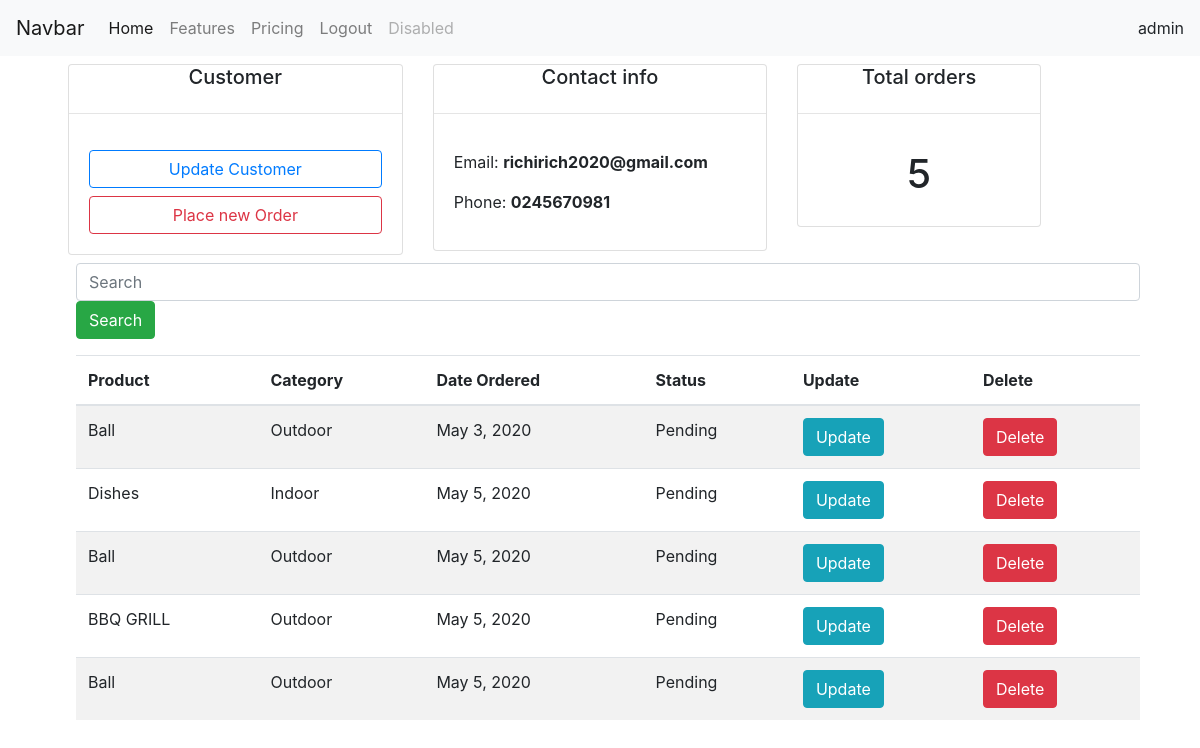
The app's page /customer/1/ (signed in) with its own data.
### crmapp/models.py (models this page shows, shortened)
class Customer(models.Model):
  name = models.CharField(max_length=200)
  phone = models.CharField(max_length=200)
  email = models.CharField(max_length=200)
  date_created= models.DateTimeField(auto_now_add=True)

class Order(models.Model):
  STATUS=(
    ('Pending','Pending'),
    ('Out for delivery','Out for delivery'),
    ('Delivered','Delivered'),
  )
  customer = models.ForeignKey(Customer,null=True, on_delete=models.SET_NULL)
  product = models.ForeignKey(Product,null=True,on_delete=models.SET_NULL)
  date_created = models.DateField(auto_now_add=True)
  status = models.CharField(max_length=200,null=True,choices=STATUS)

class Product(models.Model):
  Category=(
    ('Indoor','Indoor'),
    ('Outdoor','Outdoor'),
  )
  name = models.CharField(max_length=200)
  price = models.FloatField(null=True)
  category = models.CharField(max_length=200, null=True,choices=Category)
  description = models.CharField(max_length=200,null=True,blank=True)
  date_created = models.DateTimeField(auto_now_add=True,null=True)
  tags = models.ManyToManyField(Tag)
  def __str__(self):
    return self.name

### crmapp/views.py (the view)
# urls.py: path('customer/<str:pk>/',views.customer,name='customer'),
@login_required(login_url='login')
def customer(request,pk):
  customer = Customer.objects.get(id=pk)
  orders   = customer.order_set.all()
  total_orders = orders.count()
  context  = {'customer':customer,'orders':orders,'total_orders':total_orders}
  return render(request,'accounts/customer.html',context)

### crmapp/templates/accounts/customer.html (shortened to what this page needs)
{% extends '../accounts/base.html' %}
{%block content %}
<div class="row m-2">
  <div class="col-md-4">
    <div class="card">
      <h5 class="text-center">Customer</h5>
      <hr>
      <div class="card-body ">
        <button type="button" class="btn btn-outline-primary btn-block">Update Customer </button>
        <a href="{% url 'order' customer.id %}" type="button" class="btn btn-outline-danger btn-block">Place new Order </a>
      </div>
    </div>
  </div>
  <div class="col-md-4">
    <div class="card">
      <h5 class="text-center">Contact info</h5>
      <hr>
      <div class="card-body">
      <p>Email:  <strong> {{ customer.email }} </strong> </p>
       <p>Phone: <strong> {{ customer.phone }} </strong> </p>
      </div>
    </div>
  </div>
  <div class="col-md-3">
    <div class="card">
      <h5 class="text-center">Total orders</h5>
      <hr>
      <div class="card-body">
     <h1 class="text-center"> {{total_orders}} </h1>
      </div>
    </div>
  </div>
  <div class="col-md-12 m-2">
    <input class="form-control mr-sm-2" type="text" placeholder="Search">
    <button class="btn btn-success" type="submit">Search</button>
  </div>
  <div class="col-md-12 m-2">
    <table class="table table-striped">
      <thead>
        <tr>
          <th scope="col">Product</th>
          <th scope="col">Category</th>
          <th scope="col">Date Ordered</th>
          <th scope="col">Status</th>
          <th scope="col">Update</th>
          <th scope="col">Delete</th>
        </tr>
      </thead>
      <tbody>
        {% for order in orders %}
        <tr>
          <td>{{ order.product }}</td>
          <td>{{ order.product.category }}</td>
          <td> {{ order.date_created }} </td>
          <td>{{ order.status }}</td>
          <td> <a class="btn btn-info" href="#" role="button">Update</a></td>
          <td> <a class="btn btn-danger" href="#" role="button">Delete</a></td>
        </tr>
        {% endfor %}
      </tbody>
    </table>
  </div>
</div>
{% endblock %}

### crmapp/templates/accounts/base.html (shortened to what this page needs)
<!doctype html>
<html lang="en">
  <head>
    <link rel="stylesheet" href="https://stackpath.bootstrapcdn.com/bootstrap/4.4.1/css/bootstrap.min.css">
  </head>
  <body>
    <nav class="navbar navbar-expand-lg navbar-light bg-light">
      <a class="navbar-brand" href="#">Navbar</a>
      <div class="collapse navbar-collapse" id="navbarNavAltMarkup">
        <div class="navbar-nav">
          <a class="nav-item nav-link active" href="#">Home <span class="sr-only">(current)</span></a>
          <a class="nav-item nav-link" href="#">Features</a>
          <a class="nav-item nav-link" href="#">Pricing</a>
          {% if request.user%}
          <a class="nav-item nav-link" href="{% url 'logout' %}">Logout </a>
          {% endif %}
          <a class="nav-item nav-link disabled" href="#" tabindex="-1" aria-disabled="true">Disabled</a>
        </div>
      </div>
      <span>{{ request.user }}</span>
    </nav>
    <div class="container">
      {% block content %}
      {%endblock %}
    </div>
  </body>
</html>

### records on screen
Customer: email "richirich2020@gmail.com", phone "0245670981"
Order: product "Ball", product.category "Outdoor", date_created "May 3, 2020", status "Pending"
Order: product "Dishes", product.category "Indoor", date_created "May 5, 2020", status "Pending"
Order: product "Ball", product.category "Outdoor", date_created "May 5, 2020", status "Pending"
Order: product "BBQ GRILL", product.category "Outdoor", date_created "May 5, 2020", status "Pending"
Order: product "Ball", product.category "Outdoor", date_created "May 5, 2020", status "Pending"

### other values on screen
{{ request.user }} "admin"
{{ total_orders }} "5"
